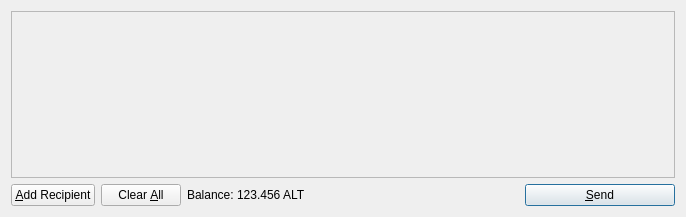
<?xml version="1.0" encoding="UTF-8"?>
<ui version="4.0">
 <class>SendCoinsDialog</class>
 <widget class="QDialog" name="SendCoinsDialog">
  <property name="geometry">
   <rect>
    <x>0</x>
    <y>0</y>
    <width>686</width>
    <height>217</height>
   </rect>
  </property>
  <property name="windowTitle">
   <string>Send Coins</string>
  </property>
  <layout class="QVBoxLayout" name="verticalLayout">
   <item>
    <widget class="QScrollArea" name="scrollArea">
     <property name="widgetResizable">
      <bool>true</bool>
     </property>
     <widget class="QWidget" name="scrollAreaWidgetContents">
      <property name="geometry">
       <rect>
        <x>0</x>
        <y>0</y>
        <width>666</width>
        <height>165</height>
       </rect>
      </property>
      <layout class="QVBoxLayout" name="verticalLayout_2">
       <property name="margin">
        <number>0</number>
       </property>
       <item>
        <layout class="QVBoxLayout" name="entries">
         <property name="spacing">
          <number>6</number>
         </property>
        </layout>
       </item>
       <item>
        <spacer name="verticalSpacer">
         <property name="orientation">
          <enum>Qt::Vertical</enum>
         </property>
         <property name="sizeHint" stdset="0">
          <size>
           <width>20</width>
           <height>40</height>
          </size>
         </property>
        </spacer>
       </item>
      </layout>
     </widget>
    </widget>
   </item>
   <item>
    <layout class="QHBoxLayout" name="horizontalLayout">
     <item>
      <widget class="QPushButton" name="addButton">
       <property name="toolTip">
        <string>Send to multiple recipients at once</string>
       </property>
       <property name="text">
        <string>&amp;Add Recipient</string>
       </property>
       <property name="icon">
        <iconset resource="../altcoin.qrc">
         <normaloff>:/icons/add</normaloff>:/icons/add</iconset>
       </property>
       <property name="autoDefault">
        <bool>false</bool>
       </property>
      </widget>
     </item>
     <item>
      <widget class="QPushButton" name="clearButton">
       <property name="sizePolicy">
        <sizepolicy hsizetype="Minimum" vsizetype="Fixed">
         <horstretch>0</horstretch>
         <verstretch>0</verstretch>
        </sizepolicy>
       </property>
       <property name="toolTip">
        <string>Remove all transaction fields</string>
       </property>
       <property name="text">
        <string>Clear &amp;All</string>
       </property>
       <property name="icon">
        <iconset resource="../altcoin.qrc">
         <normaloff>:/icons/remove</normaloff>:/icons/remove</iconset>
       </property>
       <property name="autoRepeatDelay">
        <number>300</number>
       </property>
       <property name="autoDefault">
        <bool>false</bool>
       </property>
      </widget>
     </item>
     <item>
      <layout class="QHBoxLayout" name="horizontalLayout_2">
       <property name="spacing">
        <number>3</number>
       </property>
       <item>
        <widget class="QLabel" name="label">
         <property name="text">
          <string>Balance:</string>
         </property>
        </widget>
       </item>
       <item>
        <widget class="QLabel" name="labelBalance">
         <property name="cursor">
          <cursorShape>IBeamCursor</cursorShape>
         </property>
         <property name="text">
          <string>123.456 ALT</string>
         </property>
         <property name="textInteractionFlags">
          <set>Qt::LinksAccessibleByMouse|Qt::TextSelectableByKeyboard|Qt::TextSelectableByMouse</set>
         </property>
        </widget>
       </item>
      </layout>
     </item>
     <item>
      <spacer name="horizontalSpacer">
       <property name="orientation">
        <enum>Qt::Horizontal</enum>
       </property>
       <property name="sizeHint" stdset="0">
        <size>
         <width>40</width>
         <height>20</height>
        </size>
       </property>
      </spacer>
     </item>
     <item>
      <widget class="QPushButton" name="sendButton">
       <property name="minimumSize">
        <size>
         <width>150</width>
         <height>0</height>
        </size>
       </property>
       <property name="toolTip">
        <string>Confirm the send action</string>
       </property>
       <property name="text">
        <string>&amp;Send</string>
       </property>
       <property name="icon">
        <iconset resource="../altcoin.qrc">
         <normaloff>:/icons/send</normaloff>:/icons/send</iconset>
       </property>
       <property name="default">
        <bool>true</bool>
       </property>
      </widget>
     </item>
    </layout>
   </item>
  </layout>
 </widget>
 <resources>
  <include location="../altcoin.qrc"/>
 </resources>
 <connections/>
</ui>
